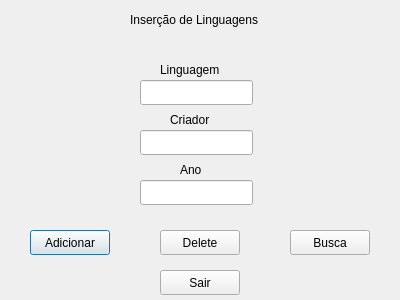
<?xml version="1.0" encoding="UTF-8"?>
<ui version="4.0">
 <class>mainWindow</class>
 <widget class="QDialog" name="mainWindow">
  <property name="geometry">
   <rect>
    <x>0</x>
    <y>0</y>
    <width>400</width>
    <height>300</height>
   </rect>
  </property>
  <property name="windowTitle">
   <string>Linguagens</string>
  </property>
  <widget class="QLabel" name="Titulo_menu">
   <property name="geometry">
    <rect>
     <x>130</x>
     <y>10</y>
     <width>141</width>
     <height>20</height>
    </rect>
   </property>
   <property name="text">
    <string>Inserção de Linguagens</string>
   </property>
  </widget>
  <widget class="QLineEdit" name="lineEdit_linguagem">
   <property name="geometry">
    <rect>
     <x>140</x>
     <y>80</y>
     <width>113</width>
     <height>25</height>
    </rect>
   </property>
  </widget>
  <widget class="QLabel" name="label_linguagem">
   <property name="geometry">
    <rect>
     <x>160</x>
     <y>60</y>
     <width>91</width>
     <height>20</height>
    </rect>
   </property>
   <property name="text">
    <string>Linguagem</string>
   </property>
  </widget>
  <widget class="QLineEdit" name="lineEdit_Criador">
   <property name="geometry">
    <rect>
     <x>140</x>
     <y>130</y>
     <width>113</width>
     <height>25</height>
    </rect>
   </property>
   <property name="text">
    <string/>
   </property>
  </widget>
  <widget class="QLabel" name="label_criador">
   <property name="geometry">
    <rect>
     <x>170</x>
     <y>110</y>
     <width>51</width>
     <height>20</height>
    </rect>
   </property>
   <property name="text">
    <string>Criador</string>
   </property>
  </widget>
  <widget class="QLabel" name="label_ano">
   <property name="geometry">
    <rect>
     <x>180</x>
     <y>160</y>
     <width>31</width>
     <height>20</height>
    </rect>
   </property>
   <property name="text">
    <string>Ano</string>
   </property>
  </widget>
  <widget class="QLineEdit" name="lineEdit_ano">
   <property name="geometry">
    <rect>
     <x>140</x>
     <y>180</y>
     <width>113</width>
     <height>25</height>
    </rect>
   </property>
   <property name="text">
    <string/>
   </property>
  </widget>
  <widget class="QPushButton" name="pushButton">
   <property name="geometry">
    <rect>
     <x>30</x>
     <y>230</y>
     <width>80</width>
     <height>25</height>
    </rect>
   </property>
   <property name="text">
    <string>Adicionar</string>
   </property>
  </widget>
  <widget class="QPushButton" name="pushButton_exit">
   <property name="geometry">
    <rect>
     <x>160</x>
     <y>270</y>
     <width>80</width>
     <height>25</height>
    </rect>
   </property>
   <property name="text">
    <string>Sair</string>
   </property>
  </widget>
  <widget class="QPushButton" name="pushButton_busca">
   <property name="geometry">
    <rect>
     <x>290</x>
     <y>230</y>
     <width>80</width>
     <height>25</height>
    </rect>
   </property>
   <property name="text">
    <string>Busca</string>
   </property>
  </widget>
  <widget class="QPushButton" name="pushButton_del">
   <property name="geometry">
    <rect>
     <x>160</x>
     <y>230</y>
     <width>80</width>
     <height>25</height>
    </rect>
   </property>
   <property name="text">
    <string>Delete</string>
   </property>
  </widget>
 </widget>
 <resources/>
 <connections/>
</ui>
